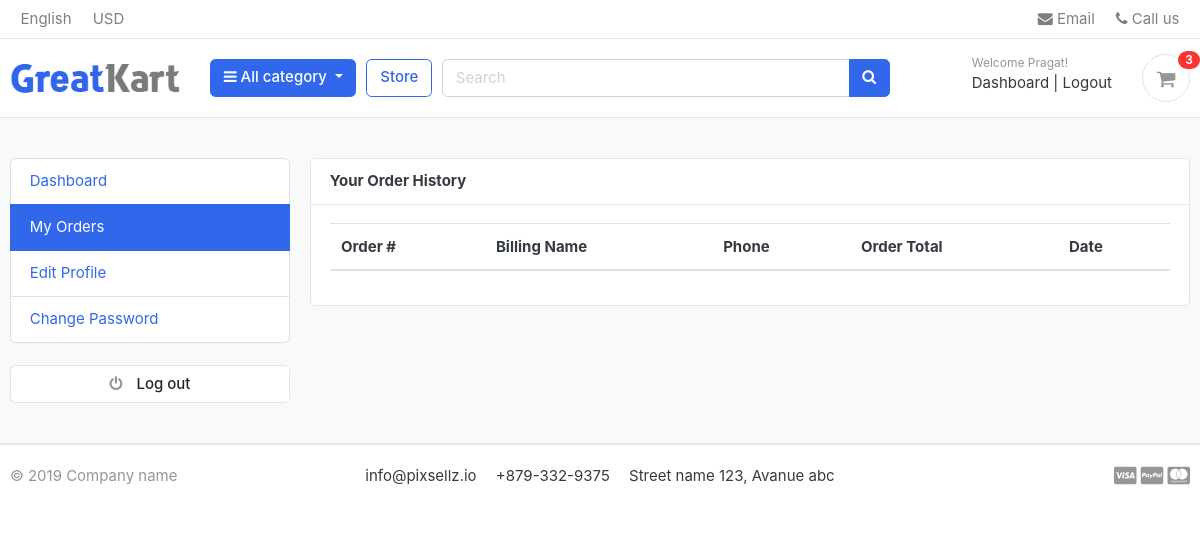
/accounts/my_orders/ (signed in), run on an earlier commit of the app's database.
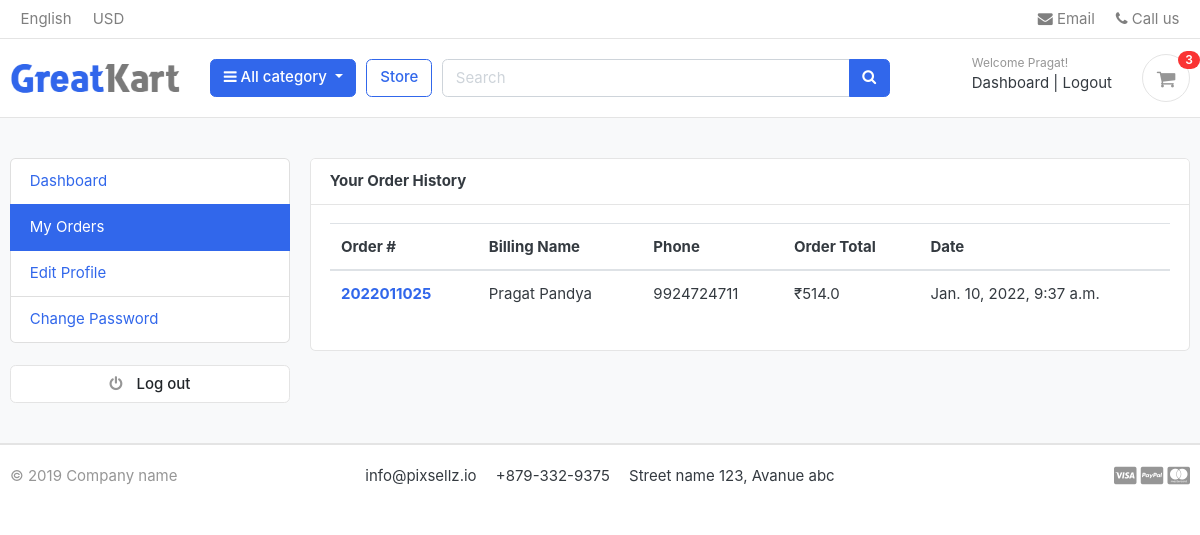
And on a later commit of the database.
### orders/models.py (models this page shows, shortened)
class Order (models.Model):
    STATUS = (
        ('New', 'New'),
        ('Accepted', 'Accepted'),
        ('Completed', 'Completed'),
        ('Cancelled', 'Cancelled'),
    )
    user = models.ForeignKey(Account, on_delete=models.SET_NULL, null=True)
    payment = models.ForeignKey(Payment, on_delete=models.SET_NULL, blank=True, null=True)
    order_number = models.CharField(max_length=20)
    first_name = models.CharField(max_length=50)
    last_name = models.CharField(max_length=50)
    phone = models.CharField(max_length=15)
    email = models.EmailField(max_length=50)
    address_line_1 = models.CharField(max_length=50)
    address_line_2 = models.CharField(max_length=50, blank=True)
    country = models.CharField(max_length=50, default='India')
    state = models.CharField(max_length=50)
    city = models.CharField(max_length=50)
    order_note = models.CharField(max_length=100, blank=True)
    order_total = models.FloatField()
    tax = models.FloatField()
    status = models.CharField(max_length=10, choices=STATUS, default='New')
    ip = models.CharField(blank=True, max_length=20)
    is_ordered = models.BooleanField(default=False)
    created_at = models.DateTimeField(auto_now_add=True)
    updated_at = models.DateTimeField(auto_now=True)
    def full_name (self):
        return f'{self.first_name} {self.last_name}'

### accounts/views.py (the view)
# urls.py: path('my_orders/', views.my_orders, name="my_orders"),
@login_required(login_url='login')
def my_orders(request):
    orders = Order.objects.filter(user=request.user, is_ordered=True).order_by('-created_at')
    context = {
        'orders' : orders
    }
    return render(request, "accounts/my_orders.html", context)

### carts/context_processors.py (called while the page is built)
def counter(request):
    cart_count = 0
    if 'admin' in request.path:
        return {}
    else:
        try:
            cart = Cart.objects.filter(cart_id=_cart_id(request))
            if request.user.is_authenticated:
                cart_items = CartItem.objects.all().filter(user=request.user)
            else:
                cart_items = CartItem.objects.all().filter(cart=cart[:1])
            for cart_item in cart_items:
                cart_count += cart_item.quantity
        except Cart.DoesNotExist:
            cart_count = 0
    return dict(cart_count=cart_count)

### carts/views.py (called while the page is built)
def _cart_id (request):
    cart = request.session.session_key
    if not cart:
        cart = request.session.create()
    return cart

### category/context_processors.py (called while the page is built)
def menu_links (request):
    links = Category.objects.all()
    return dict(links=links)

### category/models.py (called while the page is built)
    def get_url (self):
        return reverse ('products_by_category', args=[self.slug])

### templates/accounts/my_orders.html (shortened to what this page needs)
{% extends "base.html" %}
{% block content %}
<section class="section-conten padding-y bg">
<div class="container">
	<div class="row">
	{% include 'includes/dashboard_sidebar.html' %}
	<main class="col-md-9">
		<article class="card">
		<header class="card-header">
			<strong class="d-inline-block mr-3">Your Order History</strong>
		</header>
		<div class="card-body">
			<div class="row">
				<div class="col-md-12">
          <table class="table table-hover">
  <thead>
    <tr>
      <th scope="col">Order #</th>
      <th scope="col">Billing Name</th>
      <th scope="col">Phone </th>
      <th scope="col">Order Total</th>
      <th scope="col">Date</th>
    </tr>
  </thead>
  <tbody>
    {% for order in orders %}
    <tr>
      <th scope="row"> <a href="{% url 'order_detail' order.order_number %}">{{ order.order_number }}</a></th>
      <td>{{ order.full_name }}</td>
      <td>{{ order.phone }}</td>
      <td>₹{{ order.order_total }}</td>
      <td>{{ order.created_at }}</td>
    </tr>
    {% endfor %}
  </tbody>
</table>
				</div>
			</div>
		</div>
		</article>
	</main>
</div>
</div>
</section>
{% endblock %}

What changed in the data, as far as the page shows it:
now on this page (row edited): Order: order_number "2022011025", full_name "Pragat Pandya", phone "9924724711", order_total "514.0", created_at "Jan. 10, 2022, 9:37 a.m."
